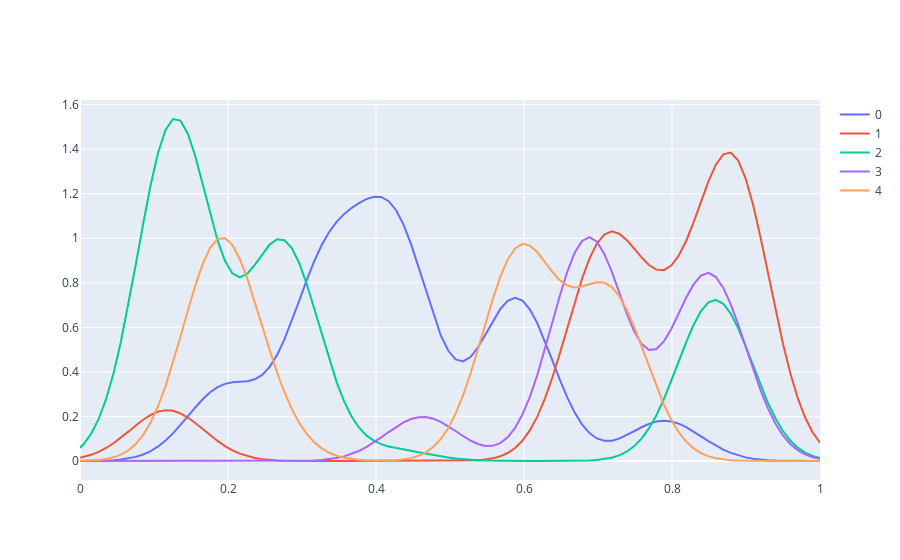

The cell this chart's notebook holds for it:
### Code cell
figure3 = go.Figure()

f = sum_of_gaussians_2

for i in range(5):
    figure3.add_trace(
        go.Scatter(
            x=xrho,
            y=f(xrho, np.random.rand(n_params)),
            name=str(i),
        )
    )
    
figure3.show()
